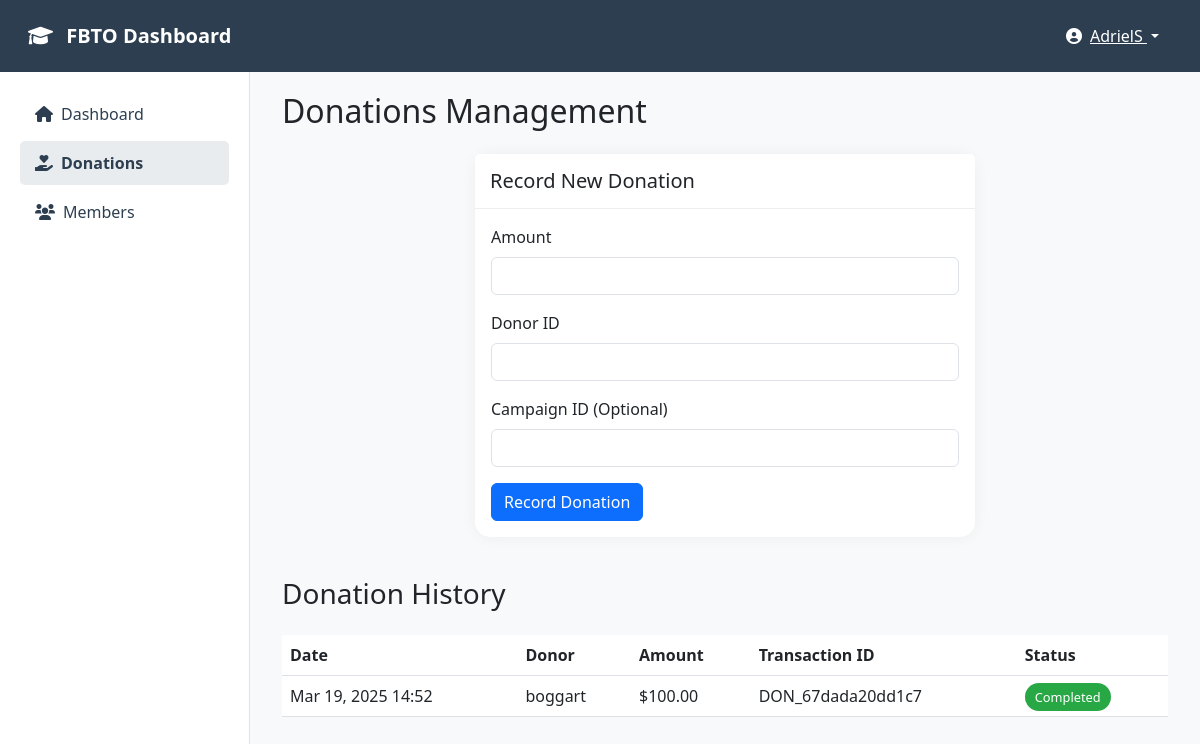
The page /admin/donations.php (signed in) on the database its author committed.
### tables this page shows
CREATE TABLE `donations` (
  `id` int(11) NOT NULL,
  `campaign_id` int(11) DEFAULT NULL,
  `donor_id` int(11) DEFAULT NULL,
  `amount` decimal(10,2) NOT NULL,
  `donation_date` timestamp NOT NULL DEFAULT current_timestamp(),
  `status` enum('pending','completed','failed') DEFAULT 'pending',
  `transaction_id` varchar(100) DEFAULT NULL
);

CREATE TABLE `users` (
  `ID` int(11) NOT NULL,
  `is_admin` int(1) NOT NULL,
  `username` varchar(50) NOT NULL,
  `firstname` varchar(50) NOT NULL,
  `lastname` varchar(50) NOT NULL,
  `email` varchar(50) NOT NULL,
  `password` varchar(255) NOT NULL,
  `gender` enum('Male','Female','Other') NOT NULL DEFAULT 'Male',
  `birthday` date DEFAULT NULL,
  `profile_picture` varchar(255) DEFAULT 'default.png',
  `is_active` tinyint(1) DEFAULT 1
);

### admin/donations.php (the view, shortened to what this page needs)
<?php
require_once "../connect.php";
$username = $_SESSION["username"];
$donations_query = "SELECT d.*, u.username, u.email
                   FROM donations d
                   LEFT JOIN users u ON d.donor_id = u.id
                   ORDER BY d.donation_date DESC";
$donations_result = $conn->query($donations_query);
?>
<!DOCTYPE html>
<html lang="en">
<head>
    <link href="https://cdn.jsdelivr.net/npm/bootstrap@5.3.0/dist/css/bootstrap.min.css" rel="stylesheet">
    <link href="https://cdnjs.cloudflare.com/ajax/libs/font-awesome/6.0.0/css/all.min.css" rel="stylesheet">
</head>
<body>
    <nav class="navbar navbar-expand-lg navbar-dark">
        <div class="container-fluid">
            <a class="navbar-brand" href="#">
                <i class="fas fa-graduation-cap me-2"></i>
                FBTO Dashboard
            </a>
            <div class="d-flex align-items-center">
                <div class="dropdown">
                    <button class="btn btn-link text-white dropdown-toggle" type="button" id="userDropdown" data-bs-toggle="dropdown">
                        <i class="fas fa-user-circle me-2"></i><?php echo htmlspecialchars($username); ?>
                    </button>
                </div>
            </div>
        </div>
    </nav>
    <div class="sidebar">
        <div class="nav flex-column">
            <a href="dashboard.php" class="nav-link">
                <i class="fas fa-home me-2"></i>Dashboard
            </a>
            <a href="donations.php" class="nav-link active">
                <i class="fas fa-hand-holding-heart me-2"></i>Donations
            </a>
            <a href="members.php" class="nav-link">
                <i class="fas fa-users me-2"></i>Members
            </a>
        </div>
    </div>
    <div class="main-content">
        <div class="container">
            <h2 class="mb-4">Donations Management</h2>
            <div class="card donation-form">
                <div class="card-header">
                    <h5 class="mb-0">Record New Donation</h5>
                </div>
                <div class="card-body">
                    <form method="POST" action="">
                        <div class="mb-3">
                            <label for="amount" class="form-label">Amount</label>
                            <input type="number" step="0.01" class="form-control" id="amount" name="amount" required>
                        </div>
                        <div class="mb-3">
                            <label for="donor_id" class="form-label">Donor ID</label>
                            <input type="number" class="form-control" id="donor_id" name="donor_id" required>
                        </div>
                        <div class="mb-3">
                            <label for="campaign_id" class="form-label">Campaign ID (Optional)</label>
                            <input type="number" class="form-control" id="campaign_id" name="campaign_id">
                        </div>
                        <button type="submit" class="btn btn-primary">Record Donation</button>
                    </form>
                </div>
            </div>
            <div class="donation-history">
                <h3 class="mb-4">Donation History</h3>
                <div class="table-responsive">
                    <table class="table table-hover">
                        <thead>
                            <tr>
                                <th>Date</th>
                                <th>Donor</th>
                                <th>Amount</th>
                                <th>Transaction ID</th>
                                <th>Status</th>
                            </tr>
                        </thead>
                        <tbody>
                            <?php while($donation = $donations_result->fetch_assoc()): ?>
                            <tr>
                                <td><?php echo date('M d, Y H:i', strtotime($donation['donation_date'])); ?></td>
                                <td>
                                    <?php
                                    if ($donation['username']) {
                                        echo htmlspecialchars($donation['username']);
                                    } else {
                                        echo 'Anonymous';
                                    }
                                    ?>
                                </td>
                                <td>$<?php echo number_format($donation['amount'], 2); ?></td>
                                <td><?php echo htmlspecialchars($donation['transaction_id']); ?></td>
                                <td>
                                    <span class="status-badge status-<?php echo $donation['status']; ?>">
                                        <?php echo ucfirst($donation['status']); ?>
                                    </span>
                                </td>
                            </tr>
                            <?php endwhile; ?>
                        </tbody>
                    </table>
                </div>
            </div>
        </div>
    </div>
</body>
</html>

### admin/donations.php (style rules this page uses)
body { background-color: #f8f9fa; font-family: 'Segoe UI', Tahoma, Geneva, Verdana, sans-serif; }
.navbar { background-color: #2c3e50; padding: 1rem; }
.navbar-brand { font-weight: 600; color: white !important; }
.sidebar { background: white; border-right: 1px solid #dee2e6; height: calc(100vh - 56px); position: fixed; padding: 20px; width: 250px; }
.main-content { margin-left: 250px; padding: 20px; }
.card { border: none; border-radius: 15px; box-shadow: 0 0 15px rgba(0,0,0,0.05); margin-bottom: 20px; }
.card-header { background-color: white; border-bottom: 1px solid #eee; font-weight: 600; padding: 15px; }
.nav-link { color: #2c3e50; padding: 10px 15px; border-radius: 5px; margin-bottom: 5px; }
.nav-link.active { background-color: #e9ecef; color: #2c3e50; font-weight: 600; }
.donation-form { max-width: 500px; margin: 0 auto; }
.donation-history { margin-top: 40px; }
.status-badge { padding: 5px 10px; border-radius: 15px; font-size: 0.8em; }
.status-completed { background-color: #28a745; color: white; }

### rows shown on the page
donations: donation_date "Mar 19, 2025 14:52", donor.username "boggart", amount "100.00", transaction "DON_67dada20dd1c7", status "Completed"

### other values the page prints
$username "AdrielS"
